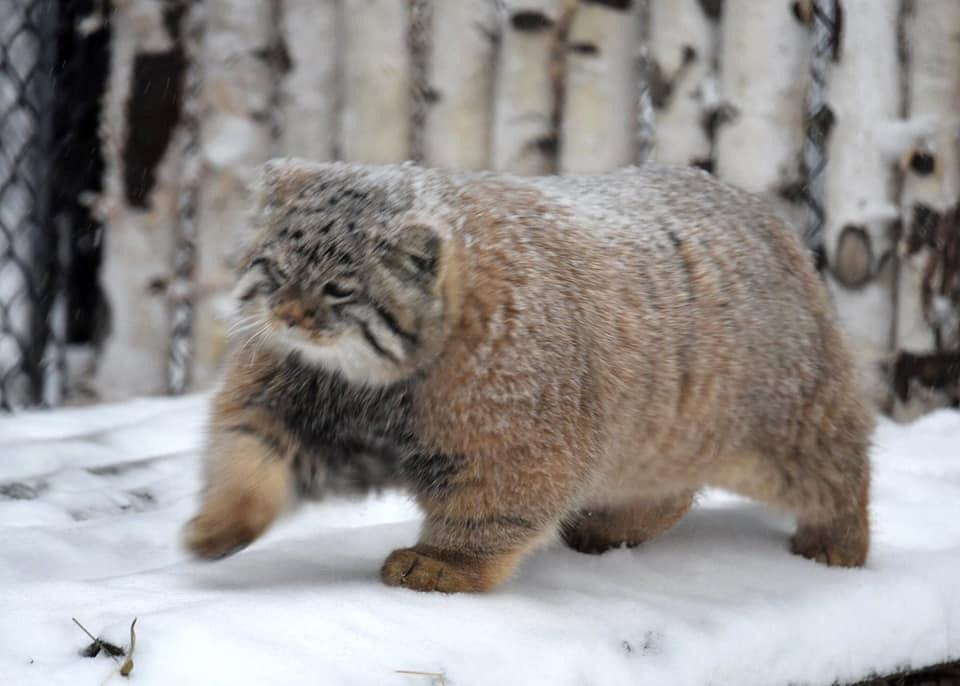
#> input picture src/backend/files/ai_test/pic.png, 960 x 686 px
$ python -i clip_pre_work.py   (imports and definitions only)
#> lines starting #> are read from the running program, lines starting #| are printed output that depends on the picture
import numpy as np
from PIL import Image

mean = [0.48145466, 0.4578275,  0.40821073]
image_std = [0.26862954, 0.26130258, 0.27577711]

def pre_image(path: str):
#> called with path = 'ai_test/pic.png'
    with Image.open(path) as img:
#> img is the input picture: PIL image 960x686 RGBA; mean R, G, B, A 148.1, 143.9, 142, 255
        img = img.convert("RGB")
#> img: PIL image 960x686 RGB
        w, h = img.size
#> w = 960; h = 686
        if w < h:
            new_w = 224
            new_h = round(h * 224 / w)
        else:
            new_h = 224
            new_w = round(w * 224 / h)
#> new_w = 313

    img = img.resize(
        (new_w, new_h),
        Image.Resampling.BICUBIC
    )
#> img: PIL image 313x224 RGB

    w, h = img.size
#> w = 313; h = 224

    left = (w - 224) // 2
#> left = 44
    top = (h - 224) // 2
#> top = 0

    img = img.crop((left, top, left + 224, top + 224))
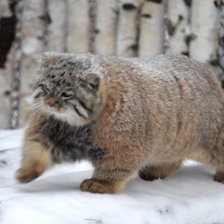
#> img: PIL image 224x224 RGB; mean R, G, B 150.7, 144.6, 140.5

    img = np.array(img, dtype=np.float32)
#> img: shape (224, 224, 3) float32
    img = img / 255.0

    mean_arr = np.array(mean, dtype=np.float32)
    std_arr = np.array(image_std, dtype=np.float32)
    img = (img - mean_arr) / std_arr

    img = np.transpose(img, (2, 0, 1))
    img = np.expand_dims(img, axis=0)
    return img

>>> result = pre_image('ai_test/pic.png')
